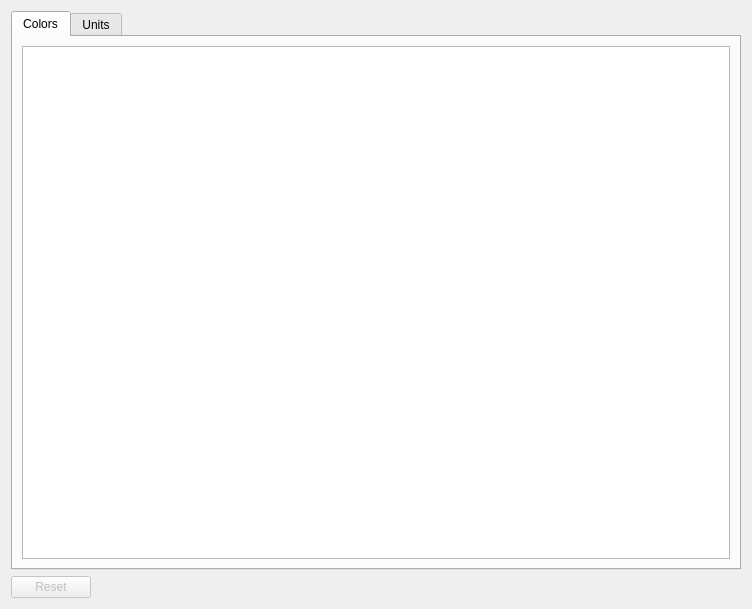
<?xml version="1.0" encoding="UTF-8"?>
<ui version="4.0">
 <class>ChartsColorsSettingsWidget</class>
 <widget class="QWidget" name="ChartsColorsSettingsWidget">
  <property name="geometry">
   <rect>
    <x>0</x>
    <y>0</y>
    <width>752</width>
    <height>609</height>
   </rect>
  </property>
  <property name="windowTitle">
   <string>Charts</string>
  </property>
  <layout class="QVBoxLayout" name="verticalLayout">
   <item>
    <widget class="QTabWidget" name="tabWidget">
     <property name="currentIndex">
      <number>0</number>
     </property>
     <widget class="QWidget" name="tabColors">
      <attribute name="title">
       <string>Colors</string>
      </attribute>
      <layout class="QVBoxLayout" name="verticalLayout_2">
       <item>
        <widget class="QTableView" name="tableViewColors"/>
       </item>
      </layout>
     </widget>
     <widget class="QWidget" name="tabUnits">
      <attribute name="title">
       <string>Units</string>
      </attribute>
      <layout class="QVBoxLayout" name="verticalLayout_3">
       <item>
        <layout class="QHBoxLayout" name="horizontalLayout">
         <item>
          <widget class="QPushButton" name="pushButtonAddUnit">
           <property name="text">
            <string>Add</string>
           </property>
          </widget>
         </item>
         <item>
          <widget class="QPushButton" name="pushButtonRemoveUnit">
           <property name="text">
            <string>Remove</string>
           </property>
          </widget>
         </item>
         <item>
          <spacer name="horizontalSpacer">
           <property name="orientation">
            <enum>Qt::Horizontal</enum>
           </property>
           <property name="sizeHint" stdset="0">
            <size>
             <width>40</width>
             <height>20</height>
            </size>
           </property>
          </spacer>
         </item>
        </layout>
       </item>
       <item>
        <widget class="QTableView" name="tableViewUnits"/>
       </item>
      </layout>
     </widget>
    </widget>
   </item>
   <item>
    <widget class="QDialogButtonBox" name="buttonBox">
     <property name="enabled">
      <bool>false</bool>
     </property>
     <property name="standardButtons">
      <set>QDialogButtonBox::Reset</set>
     </property>
     <property name="centerButtons">
      <bool>false</bool>
     </property>
    </widget>
   </item>
  </layout>
 </widget>
 <resources/>
 <connections/>
</ui>
